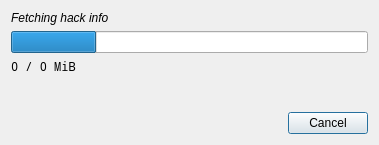
<?xml version="1.0" encoding="UTF-8"?>
<ui version="4.0">
 <class>RhdcDownloadDialog</class>
 <widget class="QDialog" name="RhdcDownloadDialog">
  <property name="geometry">
   <rect>
    <x>0</x>
    <y>0</y>
    <width>379</width>
    <height>145</height>
   </rect>
  </property>
  <property name="windowTitle">
   <string>Downloading Patch</string>
  </property>
  <layout class="QVBoxLayout" name="verticalLayout">
   <item>
    <widget class="QLabel" name="statusLabel">
     <property name="font">
      <font>
       <italic>true</italic>
      </font>
     </property>
     <property name="text">
      <string>Fetching hack info</string>
     </property>
     <property name="textFormat">
      <enum>Qt::PlainText</enum>
     </property>
    </widget>
   </item>
   <item>
    <widget class="QProgressBar" name="progressBar">
     <property name="value">
      <number>24</number>
     </property>
     <property name="textVisible">
      <bool>false</bool>
     </property>
    </widget>
   </item>
   <item>
    <widget class="QLabel" name="progressLabel">
     <property name="font">
      <font>
       <family>Noto Mono</family>
      </font>
     </property>
     <property name="text">
      <string notr="true">0 / 0 MiB</string>
     </property>
     <property name="textFormat">
      <enum>Qt::PlainText</enum>
     </property>
    </widget>
   </item>
   <item>
    <spacer name="verticalSpacer_3">
     <property name="orientation">
      <enum>Qt::Vertical</enum>
     </property>
     <property name="sizeHint" stdset="0">
      <size>
       <width>20</width>
       <height>19</height>
      </size>
     </property>
    </spacer>
   </item>
   <item>
    <widget class="QDialogButtonBox" name="dialogButtonBox">
     <property name="orientation">
      <enum>Qt::Horizontal</enum>
     </property>
     <property name="standardButtons">
      <set>QDialogButtonBox::Cancel</set>
     </property>
    </widget>
   </item>
  </layout>
 </widget>
 <resources/>
 <connections>
  <connection>
   <sender>dialogButtonBox</sender>
   <signal>accepted()</signal>
   <receiver>RhdcDownloadDialog</receiver>
   <slot>accept()</slot>
   <hints>
    <hint type="sourcelabel">
     <x>248</x>
     <y>254</y>
    </hint>
    <hint type="destinationlabel">
     <x>157</x>
     <y>274</y>
    </hint>
   </hints>
  </connection>
  <connection>
   <sender>dialogButtonBox</sender>
   <signal>rejected()</signal>
   <receiver>RhdcDownloadDialog</receiver>
   <slot>reject()</slot>
   <hints>
    <hint type="sourcelabel">
     <x>316</x>
     <y>260</y>
    </hint>
    <hint type="destinationlabel">
     <x>286</x>
     <y>274</y>
    </hint>
   </hints>
  </connection>
 </connections>
</ui>
